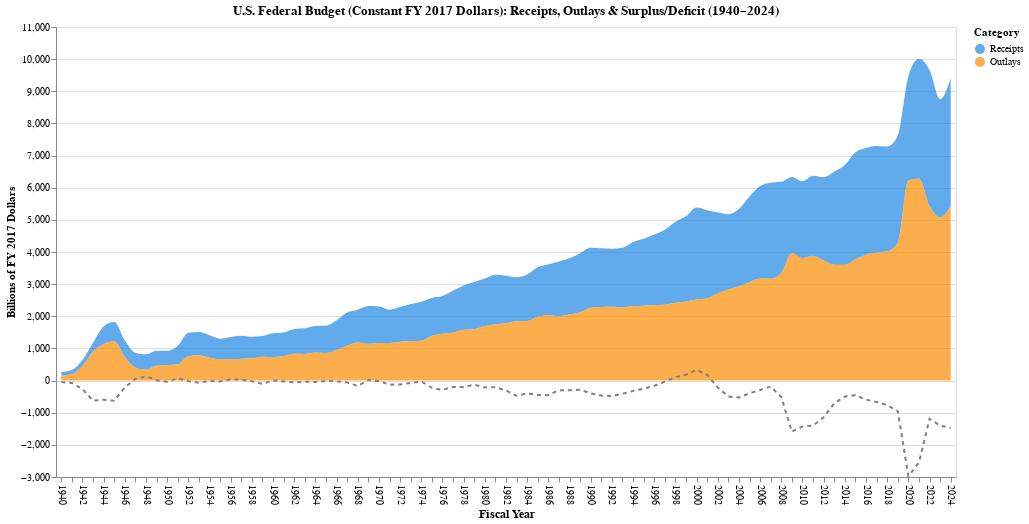

This figure's notebook cell:
### Code cell
df = pd.read_excel(file_path, sheet_name='Table 1.3')

df['Year'] = pd.to_numeric(df['Years'])
df['Surplus_or_Deficit'] = pd.to_numeric(df['Surplus or Deficit (-)'])

df = df.dropna(subset=['Year'])
df = df[df['Year'] >= 1940]

df_melted = df.melt(id_vars=['Year', 'Surplus_or_Deficit'],
                    value_vars=['Receipts', 'Outlays'],
                    var_name='Category',
                    value_name='Amount')

base = alt.Chart(df_melted).encode(
    x=alt.X('Year:O',
            title='Fiscal Year',
            axis=alt.Axis(labelAngle=90, labelFontSize=10,
                          titleFontSize=12,
                          labelExpr="datum.label % 2 == 0 ? datum.label : ''")),
    y=alt.Y('Amount:Q', title='Billions of FY 2017 Dollars'),
    color=alt.Color('Category:N',
                    scale=alt.Scale(domain=['Receipts', 'Outlays'],
                                    range=['#1E88E5', '#FB8C00']),
                    title='Category'),
    tooltip=['Year', 'Category', 'Amount']
)

stacked_area = base.mark_area(opacity=0.7, interpolate='monotone')

surplus_line = (
    alt.Chart(df)
    .mark_line(color='gray', strokeDash=[4, 4], strokeWidth=2)
    .encode(x='Year:O', y='Surplus_or_Deficit:Q',
            tooltip=['Year', 'Surplus_or_Deficit'])
)

chart3_stacked = (
    (stacked_area + surplus_line)
    .properties(
        title='U.S. Federal Budget (Constant FY 2017 Dollars): Receipts, Outlays & Surplus/Deficit (1940–2024)',
        width=900,
        height=450
    )
)

chart3_stacked

### Figure 1 — Vega-Lite specification as saved in the notebook (floating-point values rounded to 4 significant figures; data arrays with more than 128 entries replaced by an {"elided": "..."} marker saying what was removed)
{"config": {"view": {"continuousWidth": 300, "continuousHeight": 300}}, "layer": [{"data": {"name": "data-5016bd55af560fd8b4d71b10dda658dc"}, "mark": {"type": "area", "interpolate": "monotone", "opacity": 0.7}, "encoding": {"color": {"field": "Category", "scale": {"domain": ["Receipts", "Outlays"], "range": ["#1E88E5", "#FB8C00"]}, "title": "Category", "type": "nominal"}, "tooltip": [{"field": "Year", "type": "quantitative"}, {"field": "Category", "type": "nominal"}, {"field": "Amount", "type": "quantitative"}], "x": {"axis": {"labelAngle": 90, "labelExpr": "datum.label % 2 == 0 ? datum.label : ''", "labelFontSize": 10, "titleFontSize": 12}, "field": "Year", "title": "Fiscal Year", "type": "ordinal"}, "y": {"field": "Amount", "title": "Billions of FY 2017 Dollars", "type": "quantitative"}}}, {"data": {"name": "data-922a2e3a5ba0181ec3ed7369c0ed9a07"}, "mark": {"type": "line", "color": "gray", "strokeDash": [4, 4], "strokeWidth": 2}, "encoding": {"tooltip": [{"field": "Year", "type": "quantitative"}, {"field": "Surplus_or_Deficit", "type": "quantitative"}], "x": {"field": "Year", "type": "ordinal"}, "y": {"field": "Surplus_or_Deficit", "type": "quantitative"}}}], "height": 450, "title": "U.S. Federal Budget (Constant FY 2017 Dollars): Receipts, Outlays & Surplus/Deficit (1940–2024)", "width": 900, "$schema": "https://vega.github.io/schema/vega-lite/v5.20.1.json", "datasets": {"data-5016bd55af560fd8b4d71b10dda658dc": {"elided": "170 records"}, "data-922a2e3a5ba0181ec3ed7369c0ed9a07": [{"Years": 1940, "Receipts": 107.4, "Outlays": 155.2, "Surplus or Deficit (-)": -47.9, "Year": 1940, "Surplus_or_Deficit": -47.9}, {"Years": 1941, "Receipts": 127.4, "Outlays": 199.6, "Surplus or Deficit (-)": -72.2, "Year": 1941, "Surplus_or_Deficit": -72.2}, {"Years": 1942, "Receipts": 187.4, "Outlays": 449.9, "Surplus or Deficit (-)": -262.5, "Year": 1942, "Surplus_or_Deficit": -262.5}, {"Years": 1943, "Receipts": 275.6, "Outlays": 901.9, "Surplus or Deficit (-)": -626.3, "Year": 1943, "Surplus_or_Deficit": -626.3}, {"Years": 1944, "Receipts": 546.2, "Outlays": 1140.0, "Surplus or Deficit (-)": -593.7, "Year": 1944, "Surplus_or_Deficit": -593.7}, {"Years": 1945, "Receipts": 597.3, "Outlays": 1226.0, "Surplus or Deficit (-)": -629.0, "Year": 1945, "Surplus_or_Deficit": -629.0}, {"Years": 1946, "Receipts": 519.1, "Outlays": 729.6, "Surplus or Deficit (-)": -210.5, "Year": 1946, "Surplus_or_Deficit": -210.5}, {"Years": 1947, "Receipts": 457.4, "Outlays": 409.7, "Surplus or Deficit (-)": 47.7, "Year": 1947, "Surplus_or_Deficit": 47.7}, {"Years": 1948, "Receipts": 475.0, "Outlays": 340.2, "Surplus or Deficit (-)": 134.8, "Year": 1948, "Surplus_or_Deficit": 134.8}, {"Years": 1949, "Receipts": 469.2, "Outlays": 462.3, "Surplus or Deficit (-)": 6.9, "Year": 1949, "Surplus_or_Deficit": 6.9}, {"Years": 1950, "Receipts": 446.2, "Outlays": 481.5, "Surplus or Deficit (-)": -35.3, "Year": 1950, "Surplus_or_Deficit": -35.3}, {"Years": 1951, "Receipts": 576.7, "Outlays": 508.5, "Surplus or Deficit (-)": 68.2, "Year": 1951, "Surplus_or_Deficit": 68.2}, {"Years": 1952, "Receipts": 736.8, "Outlays": 753.7, "Surplus or Deficit (-)": -16.9, "Year": 1952, "Surplus_or_Deficit": -16.9}, {"Years": 1953, "Receipts": 721.3, "Outlays": 788.6, "Surplus or Deficit (-)": -67.3, "Year": 1953, "Surplus_or_Deficit": -67.3}, {"Years": 1954, "Receipts": 699.1, "Outlays": 710.7, "Surplus or Deficit (-)": -11.6, "Year": 1954, "Surplus_or_Deficit": -11.6}, {"Years": 1955, "Receipts": 637.3, "Outlays": 666.4, "Surplus or Deficit (-)": -29.1, "Year": 1955, "Surplus_or_Deficit": -29.1}, {"Years": 1956, "Receipts": 696.4, "Outlays": 659.6, "Surplus or Deficit (-)": 36.8, "Year": 1956, "Surplus_or_Deficit": 36.8}, {"Years": 1957, "Receipts": 711.7, "Outlays": 681.3, "Surplus or Deficit (-)": 30.4, "Year": 1957, "Surplus_or_Deficit": 30.4}, {"Years": 1958, "Receipts": 668.6, "Outlays": 691.9, "Surplus or Deficit (-)": -23.2, "Year": 1958, "Surplus_or_Deficit": -23.2}, {"Years": 1959, "Receipts": 640.7, "Outlays": 744.5, "Surplus or Deficit (-)": -103.9, "Year": 1959, "Surplus_or_Deficit": -103.9}, {"Years": 1960, "Receipts": 735.8, "Outlays": 733.4, "Surplus or Deficit (-)": 2.4, "Year": 1960, "Surplus_or_Deficit": 2.4}, {"Years": 1961, "Receipts": 735.1, "Outlays": 761.1, "Surplus or Deficit (-)": -26.0, "Year": 1961, "Surplus_or_Deficit": -26.0}, {"Years": 1962, "Receipts": 776.3, "Outlays": 831.9, "Surplus or Deficit (-)": -55.7, "Year": 1962, "Surplus_or_Deficit": -55.7}, {"Years": 1963, "Receipts": 794.6, "Outlays": 830.1, "Surplus or Deficit (-)": -35.5, "Year": 1963, "Surplus_or_Deficit": -35.5}, {"Years": 1964, "Receipts": 827.4, "Outlays": 870.9, "Surplus or Deficit (-)": -43.5, "Year": 1964, "Surplus_or_Deficit": -43.5}, {"Years": 1965, "Receipts": 847.7, "Outlays": 858.0, "Surplus or Deficit (-)": -10.2, "Year": 1965, "Surplus_or_Deficit": -10.2}, {"Years": 1966, "Receipts": 924.0, "Outlays": 950.1, "Surplus or Deficit (-)": -26.1, "Year": 1966, "Surplus_or_Deficit": -26.1}, {"Years": 1967, "Receipts": 1028.0, "Outlays": 1088.0, "Surplus or Deficit (-)": -59.7, "Year": 1967, "Surplus_or_Deficit": -59.7}, {"Years": 1968, "Receipts": 1019.0, "Outlays": 1187.0, "Surplus or Deficit (-)": -167.6, "Year": 1968, "Surplus_or_Deficit": -167.6}, {"Years": 1969, "Receipts": 1170.0, "Outlays": 1149.0, "Surplus or Deficit (-)": 20.3, "Year": 1969, "Surplus_or_Deficit": 20.3}, {"Years": 1970, "Receipts": 1144.0, "Outlays": 1161.0, "Surplus or Deficit (-)": -16.9, "Year": 1970, "Surplus_or_Deficit": -16.9}, {"Years": 1971, "Receipts": 1039.0, "Outlays": 1167.0, "Surplus or Deficit (-)": -127.9, "Year": 1971, "Surplus_or_Deficit": -127.9}, {"Years": 1972, "Receipts": 1082.0, "Outlays": 1204.0, "Surplus or Deficit (-)": -122.0, "Year": 1972, "Surplus_or_Deficit": -122.0}, {"Years": 1973, "Receipts": 1153.0, "Outlays": 1228.0, "Surplus or Deficit (-)": -74.5, "Year": 1973, "Surplus_or_Deficit": -74.5}, {"Years": 1974, "Receipts": 1213.0, "Outlays": 1241.0, "Surplus or Deficit (-)": -28.3, "Year": 1974, "Surplus_or_Deficit": -28.3}, {"Years": 1975, "Receipts": 1174.0, "Outlays": 1398.0, "Surplus or Deficit (-)": -224.0, "Year": 1975, "Surplus_or_Deficit": -224.0}, {"Years": 1976, "Receipts": 1170.0, "Outlays": 1460.0, "Surplus or Deficit (-)": -289.5, "Year": 1976, "Surplus_or_Deficit": -289.5}, {"Years": 1977, "Receipts": 1302.0, "Outlays": 1498.0, "Surplus or Deficit (-)": -196.4, "Year": 1977, "Surplus_or_Deficit": -196.4}, {"Years": 1978, "Receipts": 1378.0, "Outlays": 1582.0, "Surplus or Deficit (-)": -204.1, "Year": 1978, "Surplus_or_Deficit": -204.1}, {"Years": 1979, "Receipts": 1468.0, "Outlays": 1598.0, "Surplus or Deficit (-)": -129.1, "Year": 1979, "Surplus_or_Deficit": -129.1}, {"Years": 1980, "Receipts": 1483.0, "Outlays": 1695.0, "Surplus or Deficit (-)": -211.7, "Year": 1980, "Surplus_or_Deficit": -211.7}, {"Years": 1981, "Receipts": 1546.0, "Outlays": 1750.0, "Surplus or Deficit (-)": -203.7, "Year": 1981, "Surplus_or_Deficit": -203.7}, {"Years": 1982, "Receipts": 1479.0, "Outlays": 1785.0, "Surplus or Deficit (-)": -306.4, "Year": 1982, "Surplus_or_Deficit": -306.4}, {"Years": 1983, "Receipts": 1369.0, "Outlays": 1843.0, "Surplus or Deficit (-)": -473.8, "Year": 1983, "Surplus_or_Deficit": -473.8}, {"Years": 1984, "Receipts": 1449.0, "Outlays": 1852.0, "Surplus or Deficit (-)": -403.0, "Year": 1984, "Surplus_or_Deficit": -403.0}, {"Years": 1985, "Receipts": 1540.0, "Outlays": 1985.0, "Surplus or Deficit (-)": -445.3, "Year": 1985, "Surplus_or_Deficit": -445.3}, {"Years": 1986, "Receipts": 1580.0, "Outlays": 2035.0, "Surplus or Deficit (-)": -454.5, "Year": 1986, "Surplus_or_Deficit": -454.5}, {"Years": 1987, "Receipts": 1704.0, "Outlays": 2003.0, "Surplus or Deficit (-)": -298.7, "Year": 1987, "Surplus_or_Deficit": -298.7}, {"Years": 1988, "Receipts": 1754.0, "Outlays": 2054.0, "Surplus or Deficit (-)": -299.4, "Year": 1988, "Surplus_or_Deficit": -299.4}, {"Years": 1989, "Receipts": 1840.0, "Outlays": 2124.0, "Surplus or Deficit (-)": -283.4, "Year": 1989, "Surplus_or_Deficit": -283.4}, {"Years": 1990, "Receipts": 1865.0, "Outlays": 2265.0, "Surplus or Deficit (-)": -399.5, "Year": 1990, "Surplus_or_Deficit": -399.5}, {"Years": 1991, "Receipts": 1826.0, "Outlays": 2292.0, "Surplus or Deficit (-)": -466.1, "Year": 1991, "Surplus_or_Deficit": -466.1}, {"Years": 1992, "Receipts": 1811.0, "Outlays": 2293.0, "Surplus or Deficit (-)": -481.9, "Year": 1992, "Surplus_or_Deficit": -481.9}, {"Years": 1993, "Receipts": 1860.0, "Outlays": 2271.0, "Surplus or Deficit (-)": -411.0, "Year": 1993, "Surplus_or_Deficit": -411.0}, {"Years": 1994, "Receipts": 1994.0, "Outlays": 2316.0, "Surplus or Deficit (-)": -322.0, "Year": 1994, "Surplus_or_Deficit": -322.0}, {"Years": 1995, "Receipts": 2079.0, "Outlays": 2331.0, "Surplus or Deficit (-)": -252.2, "Year": 1995, "Surplus_or_Deficit": -252.2}, {"Years": 1996, "Receipts": 2190.0, "Outlays": 2352.0, "Surplus or Deficit (-)": -161.9, "Year": 1996, "Surplus_or_Deficit": -161.9}, {"Years": 1997, "Receipts": 2330.0, "Outlays": 2363.0, "Surplus or Deficit (-)": -32.3, "Year": 1997, "Surplus_or_Deficit": -32.3}, {"Years": 1998, "Receipts": 2522.0, "Outlays": 2420.0, "Surplus or Deficit (-)": 101.4, "Year": 1998, "Surplus_or_Deficit": 101.4}, {"Years": 1999, "Receipts": 2645.0, "Outlays": 2464.0, "Surplus or Deficit (-)": 181.8, "Year": 1999, "Surplus_or_Deficit": 181.8}, {"Years": 2000, "Receipts": 2858.0, "Outlays": 2525.0, "Surplus or Deficit (-)": 333.4, "Year": 2000, "Surplus_or_Deficit": 333.4}, {"Years": 2001, "Receipts": 2736.0, "Outlays": 2560.0, "Surplus or Deficit (-)": 176.2, "Year": 2001, "Surplus_or_Deficit": 176.2}, {"Years": 2002, "Receipts": 2507.0, "Outlays": 2720.0, "Surplus or Deficit (-)": -213.4, "Year": 2002, "Surplus_or_Deficit": -213.4}, {"Years": 2003, "Receipts": 2341.0, "Outlays": 2837.0, "Surplus or Deficit (-)": -496.0, "Year": 2003, "Surplus_or_Deficit": -496.0}, {"Years": 2004, "Receipts": 2406.0, "Outlays": 2934.0, "Surplus or Deficit (-)": -528.2, "Year": 2004, "Surplus_or_Deficit": -528.2}, {"Years": 2005, "Receipts": 2665.0, "Outlays": 3059.0, "Surplus or Deficit (-)": -393.9, "Year": 2005, "Surplus_or_Deficit": -393.9}, {"Years": 2006, "Receipts": 2878.0, "Outlays": 3174.0, "Surplus or Deficit (-)": -296.7, "Year": 2006, "Surplus_or_Deficit": -296.7}, {"Years": 2007, "Receipts": 2984.0, "Outlays": 3170.0, "Surplus or Deficit (-)": -186.7, "Year": 2007, "Surplus_or_Deficit": -186.7}, {"Years": 2008, "Receipts": 2834.0, "Outlays": 3349.0, "Surplus or Deficit (-)": -514.9, "Year": 2008, "Surplus_or_Deficit": -514.9}, {"Years": 2009, "Receipts": 2372.0, "Outlays": 3964.0, "Surplus or Deficit (-)": -1592.0, "Year": 2009, "Surplus_or_Deficit": -1592.0}, {"Years": 2010, "Receipts": 2386.0, "Outlays": 3814.0, "Surplus or Deficit (-)": -1428.0, "Year": 2010, "Surplus_or_Deficit": -1428.0}, {"Years": 2011, "Receipts": 2484.0, "Outlays": 3886.0, "Surplus or Deficit (-)": -1402.0, "Year": 2011, "Surplus_or_Deficit": -1402.0}, {"Years": 2012, "Receipts": 2593.0, "Outlays": 3732.0, "Surplus or Deficit (-)": -1139.0, "Year": 2012, "Surplus_or_Deficit": -1139.0}, {"Years": 2013, "Receipts": 2892.0, "Outlays": 3601.0, "Surplus or Deficit (-)": -708.5, "Year": 2013, "Surplus_or_Deficit": -708.5}, {"Years": 2014, "Receipts": 3103.0, "Outlays": 3601.0, "Surplus or Deficit (-)": -497.9, "Year": 2014, "Surplus_or_Deficit": -497.9}, {"Years": 2015, "Receipts": 3324.0, "Outlays": 3776.0, "Surplus or Deficit (-)": -452.0, "Year": 2015, "Surplus_or_Deficit": -452.0}, {"Years": 2016, "Receipts": 3322.0, "Outlays": 3917.0, "Surplus or Deficit (-)": -594.4, "Year": 2016, "Surplus_or_Deficit": -594.4}, {"Years": 2017, "Receipts": 3316.0, "Outlays": 3982.0, "Surplus or Deficit (-)": -665.4, "Year": 2017, "Surplus_or_Deficit": -665.4}, {"Years": 2018, "Receipts": 3260.0, "Outlays": 4022.0, "Surplus or Deficit (-)": -762.6, "Year": 2018, "Surplus_or_Deficit": -762.6}, {"Years": 2019, "Receipts": 3334.0, "Outlays": 4281.0, "Surplus or Deficit (-)": -946.9, "Year": 2019, "Surplus_or_Deficit": -946.9}, {"Years": 2020, "Receipts": 3248.0, "Outlays": 6222.0, "Surplus or Deficit (-)": -2974.0, "Year": 2020, "Surplus_or_Deficit": -2974.0}, {"Years": 2021, "Receipts": 3727.0, "Outlays": 6282.0, "Surplus or Deficit (-)": -2556.0, "Year": 2021, "Surplus_or_Deficit": -2556.0}, {"Years": 2022, "Receipts": 4237.0, "Outlays": 5428.0, "Surplus or Deficit (-)": -1190.0, "Year": 2022, "Surplus_or_Deficit": -1190.0}, {"Years": 2023, "Receipts": 3675.0, "Outlays": 5077.0, "Surplus or Deficit (-)": -1402.0, "Year": 2023, "Surplus_or_Deficit": -1402.0}, {"Years": 2024, "Receipts": 3961.0, "Outlays": 5435.0, "Surplus or Deficit (-)": -1474.0, "Year": 2024, "Surplus_or_Deficit": -1474.0}]}}
